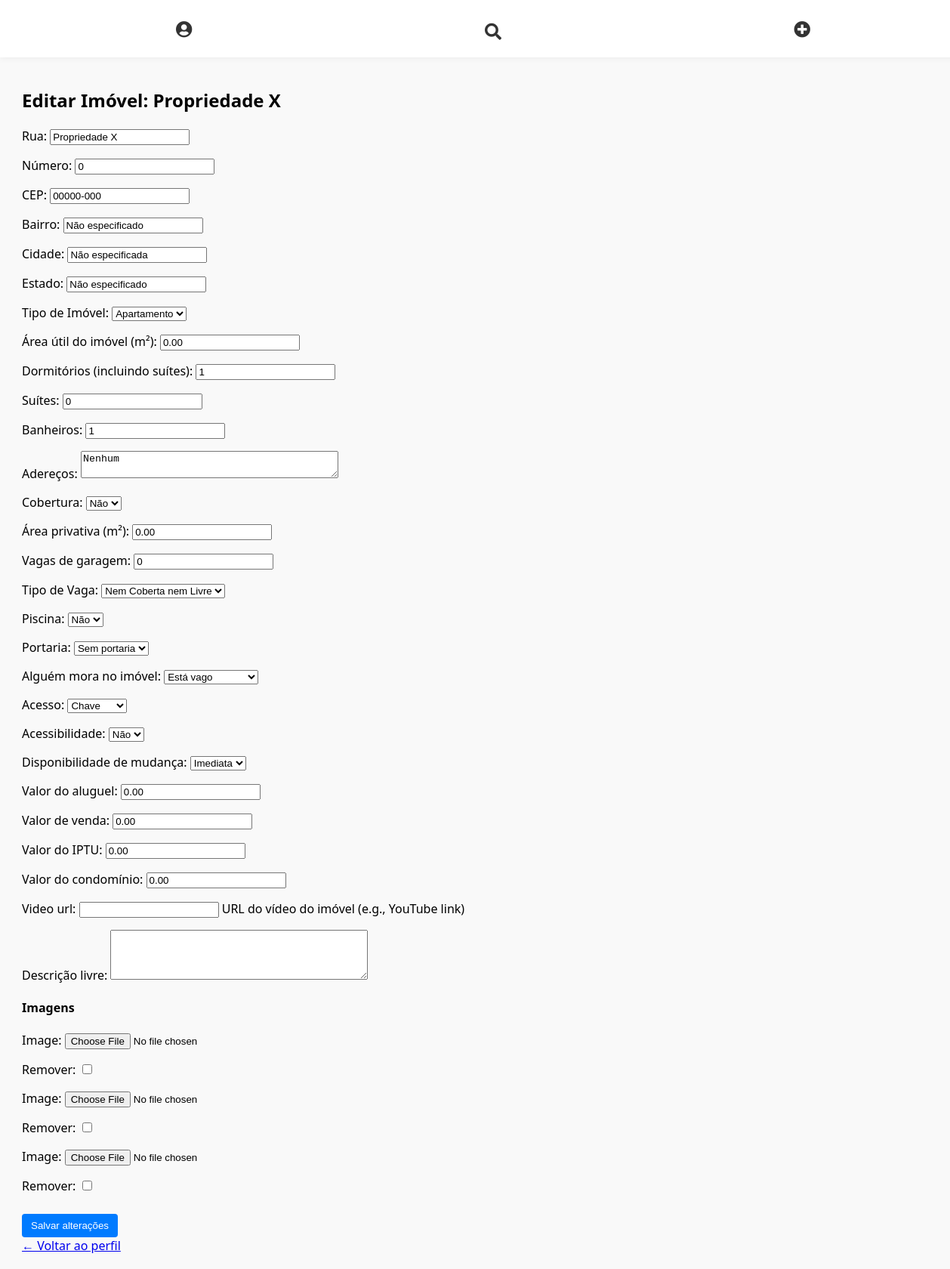
Page /editar_imovel/7/ (signed in) on the committed database.
### sales/models.py (models this page shows)
class Property(models.Model):
    likes = models.ManyToManyField(User, related_name='property_likes', blank=True)
    dislikes = models.ManyToManyField(User, related_name='property_dislikes', blank=True)
    owner = models.ManyToManyField(PropertyOwner, related_name="properties")
    street = models.CharField(max_length=255, verbose_name="Rua", default="Não especificada")
    street_number = models.CharField(max_length=10, verbose_name="Número", default="0")
    zip_code = models.CharField(max_length=10, verbose_name="CEP", default="00000-000")
    neighborhood = models.CharField(max_length=100, verbose_name="Bairro", default="Não especificado")
    city = models.CharField(max_length=100, verbose_name="Cidade", default="Não especificada")
    state = models.CharField(max_length=100, verbose_name="Estado", default="Não especificado")
    property_type = models.CharField(
        max_length=50,
        choices=[('apartment', 'Apartamento'), ('house', 'Casa'), ('land', 'Lote'), ('farm', 'Fazenda'), ('wahehouse', 'Galpão'), ('commercial', 'Comercial')],
        verbose_name="Tipo de Imóvel",
        default='apartment'
    )
    property_area = models.DecimalField(max_digits=10, decimal_places=2, verbose_name="Área útil do imóvel (m²)", default=0.0)
    bedrooms = models.IntegerField(verbose_name="Dormitórios (incluindo suítes)", default=1)
    suites = models.IntegerField(verbose_name="Suítes", default=0)
    bathrooms = models.IntegerField(verbose_name="Banheiros", default=1)
    features = models.CharField(max_length=255, verbose_name="Adereços", default="Nenhum")  # Usando um CharField para valores separados por vírgula
    is_covered = models.CharField(
        max_length=3,
        choices=[('yes', 'Sim'), ('no', 'Não')],
        verbose_name="Cobertura",
        default='no'
    )
    private_area = models.DecimalField(max_digits=10, decimal_places=2, verbose_name="Área privativa (m²)", default=0.0)
    garage_spots = models.IntegerField(verbose_name="Vagas de garagem", default=0)
    garage_type = models.CharField(
        max_length=20,
        choices=[
            ('covered', 'Coberta'),
            ('free', 'Livre'),
            ('covered_and_free', 'Coberta e Livre'),
            ('none', 'Nem Coberta nem Livre')
        ],
        verbose_name="Tipo de Vaga",
        default='none'
    )
    has_pool = models.CharField(
        max_length=3,
        choices=[('yes', 'Sim'), ('no', 'Não')],
        verbose_name="Piscina",
        default='no'
    )
    has_gatehouse = models.CharField(
        max_length=20,
        choices=[
            ('24h', '24 h'),
            ('daytime', 'Diurna'),
            ('night', 'Noturna'),
            ('none', 'Sem portaria')
        ],
        verbose_name="Portaria",
        default='none'
    )
    is_occupied = models.CharField(
        max_length=20,
        choices=[
            ('vacant', 'Está vago'),
            ('owner', 'Proprietário mora'),
            ('tenant', 'Inquilino mora')
        ],
        verbose_name="Alguém mora no imóvel",
        default='vacant'
    )
    access = models.CharField(
        max_length=20,
        choices=[('Key', 'Chave'), ('Biometry', 'Biometria'), ('Password', 'Senha')],
        verbose_name="Acesso",
        default='Key'
    )
    accessibility = models.CharField(
        max_length=3,
        choices=[('yes', 'Sim'), ('no', 'Não')],
        verbose_name="Acessibilidade",
        default='no'
    )
    move_availability = models.CharField(
        max_length=20,
        choices=[('immediate', 'Imediata'), ('30_days', '30 dias'), ('60_days', '60 dias'), ('other', 'Outro')],
        verbose_name="Disponibilidade de mudança",
        default='immediate'
    )
    rent_price = models.DecimalField(max_digits=10, decimal_places=2, verbose_name="Valor do aluguel", null=True, blank=True, default=0.0)
    sale_price = models.DecimalField(max_digits=10, decimal_places=2, verbose_name="Valor de venda", null=True, blank=True, default=0.0)
    iptu_value = models.DecimalField(max_digits=10, decimal_places=2, verbose_name="Valor do IPTU", null=True, blank=True, default=0.0)
    condo_fee = models.DecimalField(max_digits=10, decimal_places=2, verbose_name="Valor do condomínio", null=True, blank=True, default=0.0)
    video_url = models.URLField(max_length=500, null=True, blank=True, help_text="URL do vídeo do imóvel (e.g., YouTube link)")
    free_description = models.TextField(verbose_name="Descrição livre", null=True, blank=True)

### sales/views.py (the view)
# urls.py: path("editar_imovel/<int:property_id>/", views.editar_imovel, name="editar_imovel"),
@login_required
def editar_imovel(request, property_id):
    property_instance = get_object_or_404(Property, id=property_id)
    property_owner = PropertyOwner.objects.filter(user=request.user).first()
    if property_owner not in property_instance.owner.all():
        messages.error(request, "Você não tem permissão para editar este imóvel.")
        return redirect('sales:perfil')
    if request.method == 'POST':
        form = PropertyForm(request.POST, instance=property_instance)
        formset = PropertyImageFormSet(request.POST, request.FILES, instance=property_instance)
        if form.is_valid() and formset.is_valid():
            form.save()
            formset.save()
            messages.success(request, "Imóvel atualizado com sucesso!")
            return redirect('sales:perfil')
    else:
        form = PropertyForm(instance=property_instance)
        formset = PropertyImageFormSet(instance=property_instance)
    return render(request, 'sales/editar_imovel.html', {
        'form': form,
        'formset': formset,
        'property': property_instance
    })

### sales/forms.py
class PropertyForm(forms.ModelForm):
    class Meta:
        model = Property
        exclude = ['likes', 'dislikes', 'owner', 'images']
        widgets = {
            'features': forms.Textarea(attrs={'rows': 2}),
            'free_description': forms.Textarea(attrs={'rows': 4}),
        }

### sales/templates/sales/editar_imovel.html (shortened to what this page needs)
{% extends 'sales/layout.html' %}
{% block content %}
<div class="container">
    <h2>Editar Imóvel: {{ property.street }}</h2>
    <form method="POST" enctype="multipart/form-data">
        {{ form.as_p }}
        <h4>Imagens</h4>
        {% for form in formset %}
            {{ form.as_p }}
        {% endfor %}
        <button type="submit" class="btn btn-primary">Salvar alterações</button>
    </form>
    <a href="{% url 'sales:perfil' %}">← Voltar ao perfil</a>
</div>
{% endblock %}

### sales/static/layout.css (style rules this page uses)
button { margin-top: 10px; padding: 8px 12px; background: #007bff; color: #fff; border: none; border-radius: 4px; cursor: pointer; }

### sales/templates/sales/layout.html (style rules this page uses)
body { font-family: 'Segoe UI', sans-serif; margin: 0; background-color: #f9f9f9; }

### rows in the picture
Property: street "Propriedade X", street_number "0", zip_code "00000-000", neighborhood "Não especificado", city "Não especificada", state "Não especificado", property_type "Apartamento", property_area "0.00", bedrooms "1", suites "0", bathrooms "1", features "Nenhum", is_covered "Não", private_area "0.00", garage_spots "0", garage_type "Nem Coberta nem Livre", has_pool "Não", has_gatehouse "Sem portaria", is_occupied "Está vago", access "Chave", accessibility "Não", move_availability "Imediata", rent_price "0.00", sale_price "0.00", iptu_value "0.00", condo_fee "0.00"
